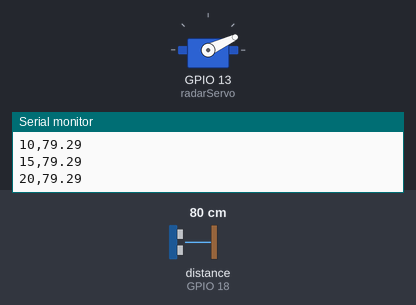
A sketch run on a simulated ESP32. On the bench: servo, the last lines printed to the serial monitor. Wiring (inferred from the names in the program): ultrasonic range finder: trigger GPIO 5; echo GPIO 18. The test bench sets the inputs (shaded band); at power-on: distance to the obstacle (sensor on GPIO 18) 80 cm. The echo pulse lasts 58.3 µs per cm.

Above: at 1.2 s.
1.3 s: distance to the obstacle (sensor on GPIO 18) set to 2 cm
At 1.73 s:
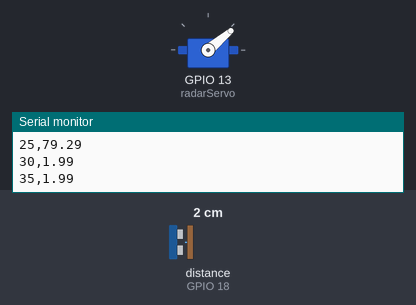
4.3 s: distance to the obstacle (sensor on GPIO 18) set to 60 cm
At 4.34 s:
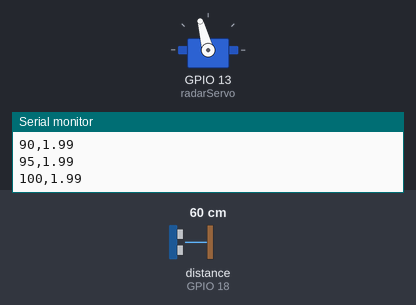
7.3 s: distance to the obstacle (sensor on GPIO 18) set to 250 cm
At 7.51 s:
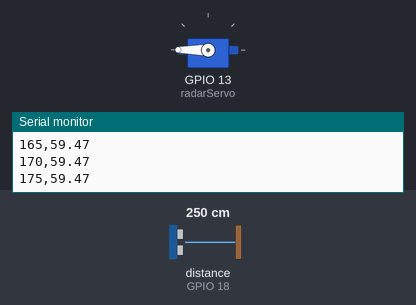
Timing chart, 0 to 16.3 s (numbered marks = the images above; inputs shaded):
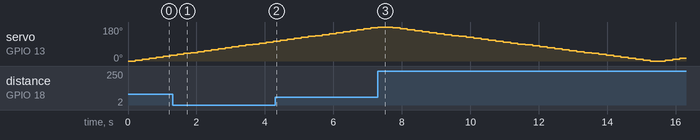

The sketch:

sonar_scan.ino
```cpp
#include <ESP32Servo.h>

#define TRIG 5
#define ECHO 18

Servo radarServo;

float getDistance() {

  digitalWrite(TRIG, LOW);
  delayMicroseconds(2);

  digitalWrite(TRIG, HIGH);
  delayMicroseconds(10);
  digitalWrite(TRIG, LOW);

  long duration = pulseIn(ECHO, HIGH);
  float distance = duration * 0.034 / 2;

  return distance;
}

void setup() {
  Serial.begin(115200);

  pinMode(TRIG, OUTPUT);
  pinMode(ECHO, INPUT);

  radarServo.attach(13);
}

void loop() {

  // Forward sweep
  for(int angle = 0; angle <= 180; angle += 5) {

    radarServo.write(angle);
    delay(200);

    float dist = getDistance();

    Serial.print(angle);
    Serial.print(",");
    Serial.println(dist);
  }

  // Backward sweep
  for(int angle = 180; angle >= 0; angle -= 5) {

    radarServo.write(angle);
    delay(200);

    float dist = getDistance();

    Serial.print(angle);
    Serial.print(",");
    Serial.println(dist);
  }
}
```
